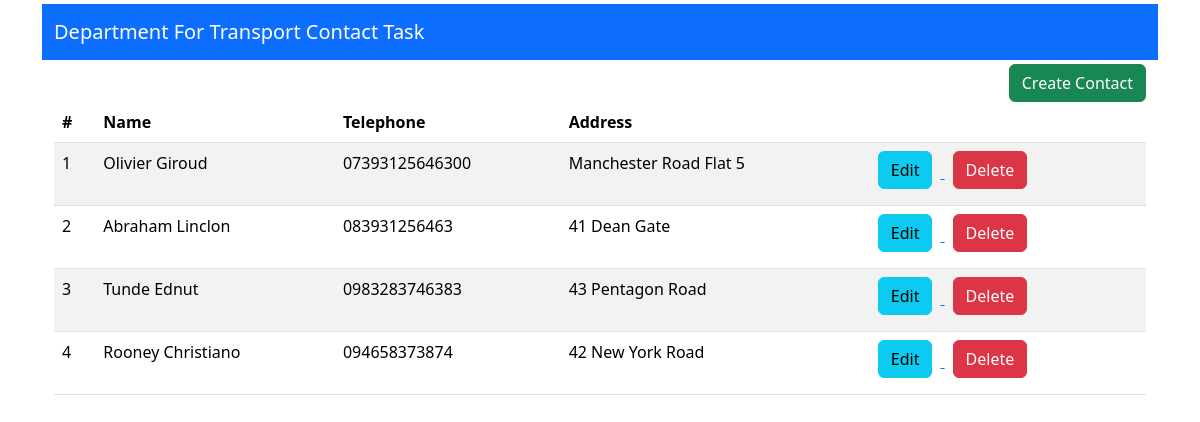
Page /crud/ on the earlier database version.
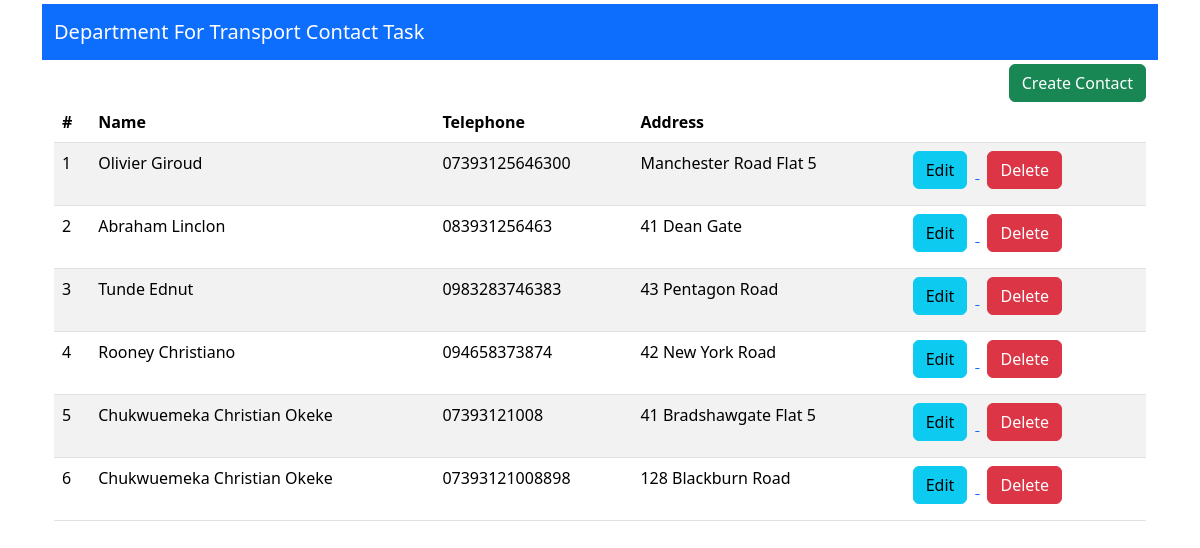
Same page on the later database version.
### crud/models/contact.py (models this page shows, shortened)
class Contact(models.Model):
    name = models.CharField(max_length=200)
    address = models.CharField(max_length=200)
    telephone = models.CharField(max_length=200, unique=True)
    created_by = models.ForeignKey(User, on_delete=models.CASCADE, null=True)
    created_at = models.DateTimeField(auto_now_add=True, editable=False)
    updated_at = models.DateTimeField(auto_now=True, editable=False)

### crud/views/contact.py (the view)
# urls.py: path('', contact.index, name='index'),
def index(request):
    try:
        skip = int(request.GET.get("skip")) if request.GET.get("skip") else 0
        limit = int(request.GET.get("limit")) if request.GET.get("limit") else 20
        contacts = Contact.objects.all()[skip:limit]
        return render(request, 'crud/contact.html', {"contacts": contacts})
    except ValueError:
        return JsonResponse({"errors": 'An Error occur'})

### crud/templates/crud/contact.html (shortened to what this page needs)
{% extends "crud/base_generic.html" %}
{% block content %}
    <div class="row">
        <div class="col-sm-12">
            <button type="button" id="show-add-new-contact-form" class="btn btn-success mt-1 float-end" data-bs-toggle="modal" data-bs-target="#exampleModal-oce">
                Create Contact
            </button>
        </div>
        <div class="col-sm-12">
            <table class="table table-striped">
                <thead>
                    <tr>
                      <th scope="col">#</th>
                      <th scope="col">Name</th>
                      <th scope="col">Telephone</th>
                      <th scope="col">Address</th>
                      <th scope="col"></th>
                    </tr>
                </thead>
                <tbody>
                    {% if contacts %}
                        {% for contact in contacts %}
                            <tr>
                                <td>{{ forloop.counter }}</td>
                                <td>{{ contact.name }}</td>
                                <td>{{ contact.telephone }}</td>
                                <td>{{ contact.address }}</td>
                                <td>
                                        <a href="#" title="Edit"><button class="btn btn-xs btn-info mx-2 mb-2" data-update-url="{% url 'crud:update' contact.id %}" data-edit-url="{% url 'crud:show' contact.id %}"  data-edit-contact="{{  contact.id }}"> Edit  </button> </a>
                                        <a href="#" title="Delete"><button class="btn btn-xs btn-danger mx-2 mb-2" data-delete-url="{% url 'crud:delete' contact.id %}" data-delete-contact="{{  contact.id }}"> Delete  </button> </a>
                                </td>
                            </tr>
                        {% endfor %}
                    {% else %}
                        No Contact Address
                    {% endif %}
                </tbody>
            </table>
        </div>
    </div>
{% endblock %}

Differences in the rows shown:
added Contact: name "Chukwuemeka Christian Okeke", telephone "07393121008", address "41 Bradshawgate Flat 5"
added Contact: name "Chukwuemeka Christian Okeke", telephone "07393121008898", address "128 Blackburn Road"
